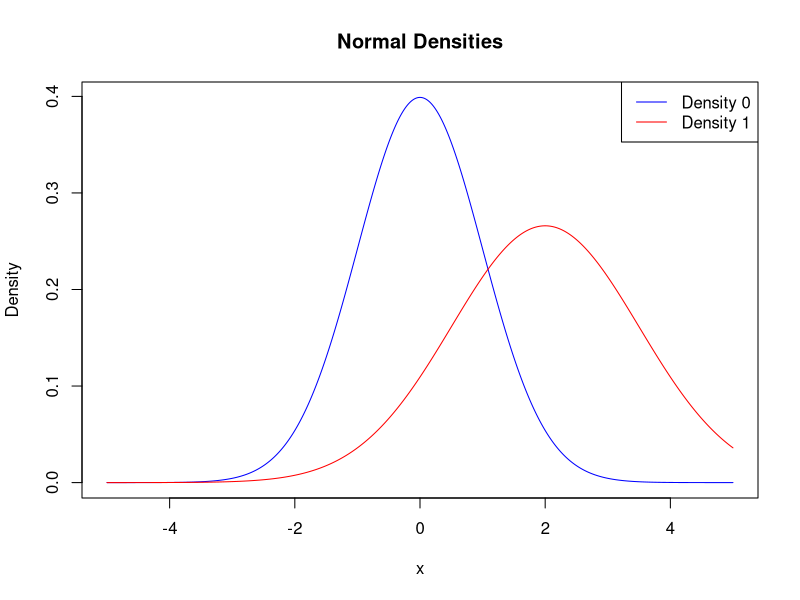

R code for this plot:
plot_densities <- function(mu0, sigma0, mu1, sigma1, x_low, x_high) {
  # Create a sequence of x values
  x <- seq(from = x_low, to = x_high, by = 0.01)

  # Compute density values for the two normal distributions
  density0 <- dnorm(x, mean = mu0, sd = sigma0)
  density1 <- dnorm(x, mean = mu1, sd = sigma1)

  # Plot the densities
  plot(x, density0, type = "l", col = "blue",
       xlab = "x", ylab = "Density",
       main = "Normal Densities", ylim = c(0, max(density0, density1)))
  lines(x, density1, type = "l", col = "red")

  # Add a legend
  legend("topright", legend = c("Density 0", "Density 1"),
         lty = c(1, 1), col = c("blue", "red"))
}

# Test the function
plot_densities(mu0 = 0, sigma0 = 1, mu1 = 2, sigma1 = 1.5, x_low = -5, x_high = 5)
